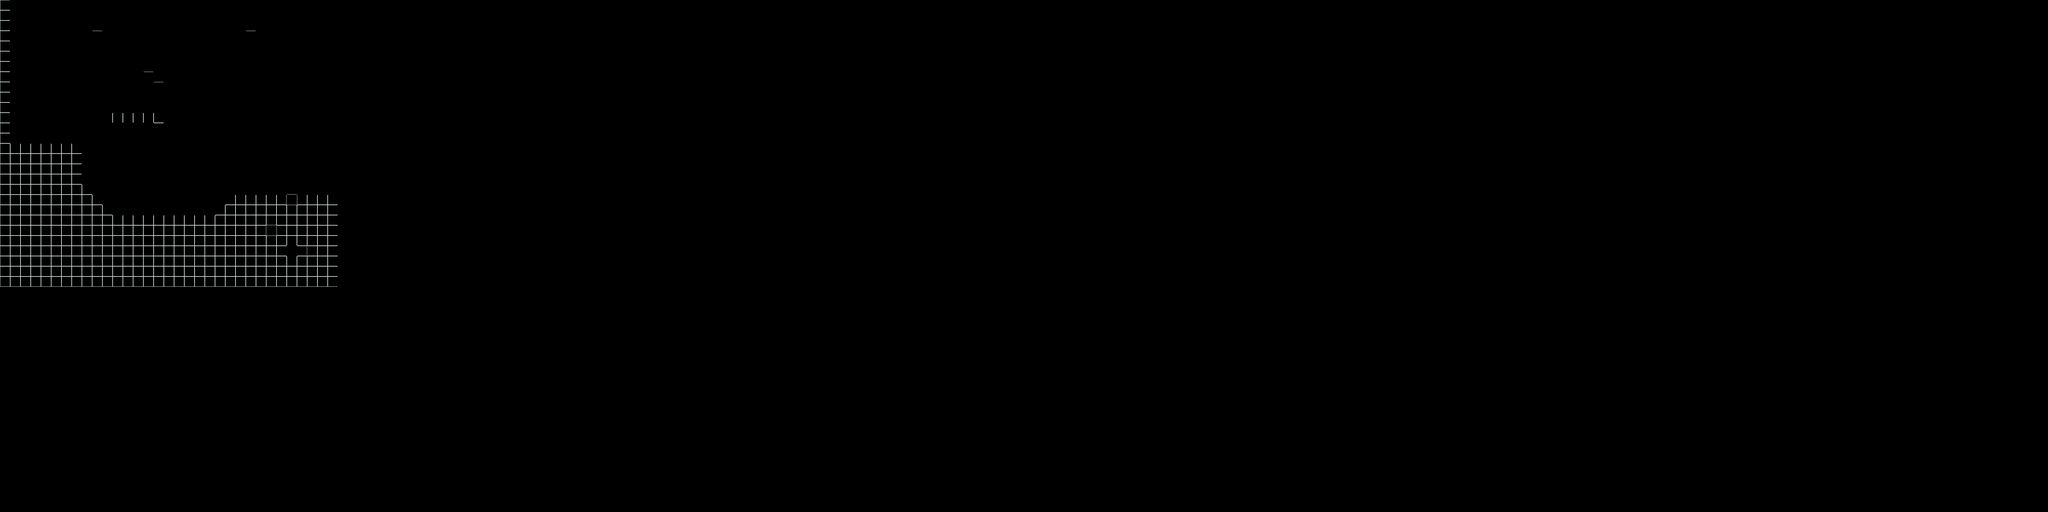

The image is a tile-based game level rendered from a .tmx file. Its description and source (layers, tilesets, objects; grid data summarised) follow:
An orthogonal 200x50 tile map with 30x30 px tiles, 3 tile layers (Layer2, Layer3, Layer1), 2 tilesets.

<map version="1.0" orientation="orthogonal" width="200" height="50" tilewidth="30" tileheight="30">
 <tileset firstgid="1" name="TestSimple" tilewidth="30" tileheight="30">
  <image source="../../Tiles/Dev/Template30x30.png" width="480" height="30" />
 </tileset>
 <tileset firstgid="17" name="TestSimple2" tilewidth="45" tileheight="45">
  <image source="../../Tiles/Dev/TestBasic.png" width="765" height="45" />
 </tileset>
 <layer name="Layer2" width="200" height="50">
  <data>[10000 cells, 23 non-empty, 2 distinct tile ids]</data>
 </layer>
 <layer name="Layer3" width="200" height="50">
  <data>[10000 cells, 8 non-empty, 4 distinct tile ids]</data>
 </layer>
 <layer name="Layer1" width="200" height="50">
  <data>[10000 cells, 338 non-empty, 12 distinct tile ids]</data>
 </layer>
</map>
